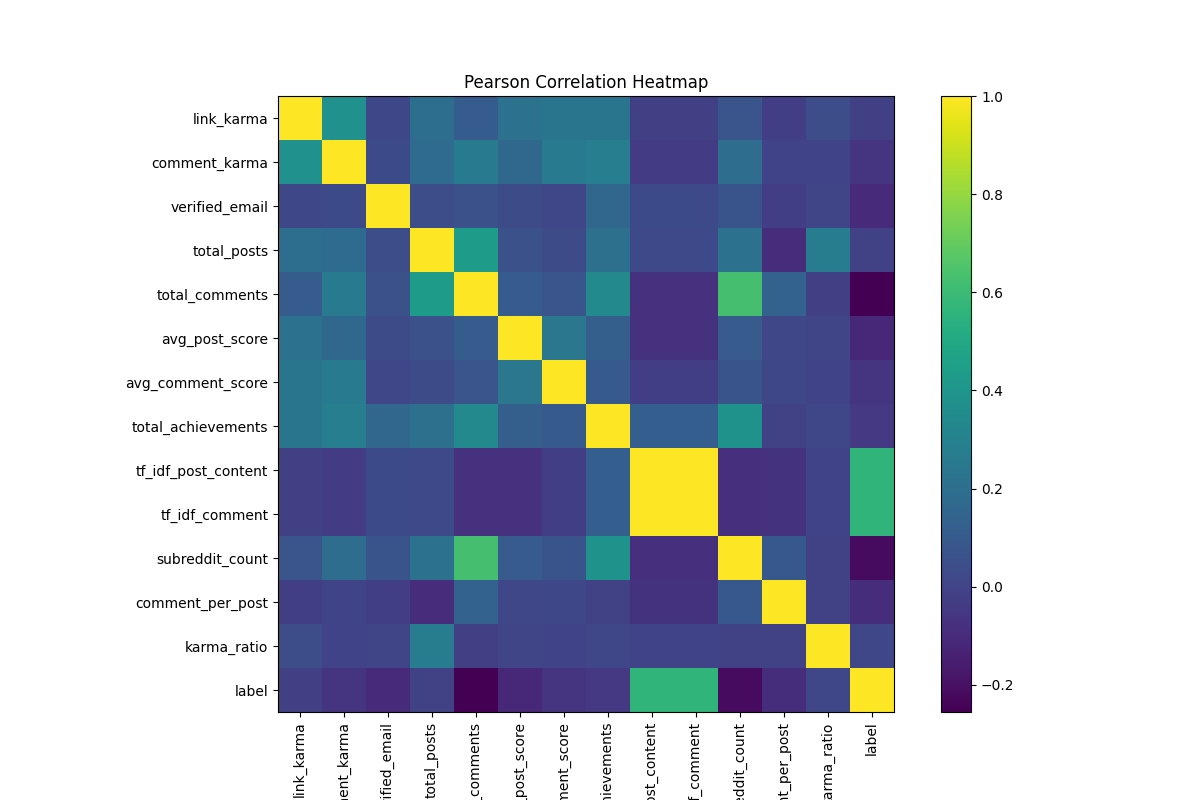

Python code for this plot:
import pandas as pd

data = pd.read_csv("data_prepare/data_training.csv")

numeric_cols = data.select_dtypes(include=['float64', 'int64'])

# tính ma trận tương quan
corr = numeric_cols.corr(method='pearson')

print(corr)

import matplotlib.pyplot as plt

plt.figure(figsize=(12, 8))
plt.imshow(corr)
plt.colorbar()
plt.xticks(range(len(corr.columns)), corr.columns, rotation=90)
plt.yticks(range(len(corr.columns)), corr.columns)
plt.title("Pearson Correlation Heatmap")
plt.show()
